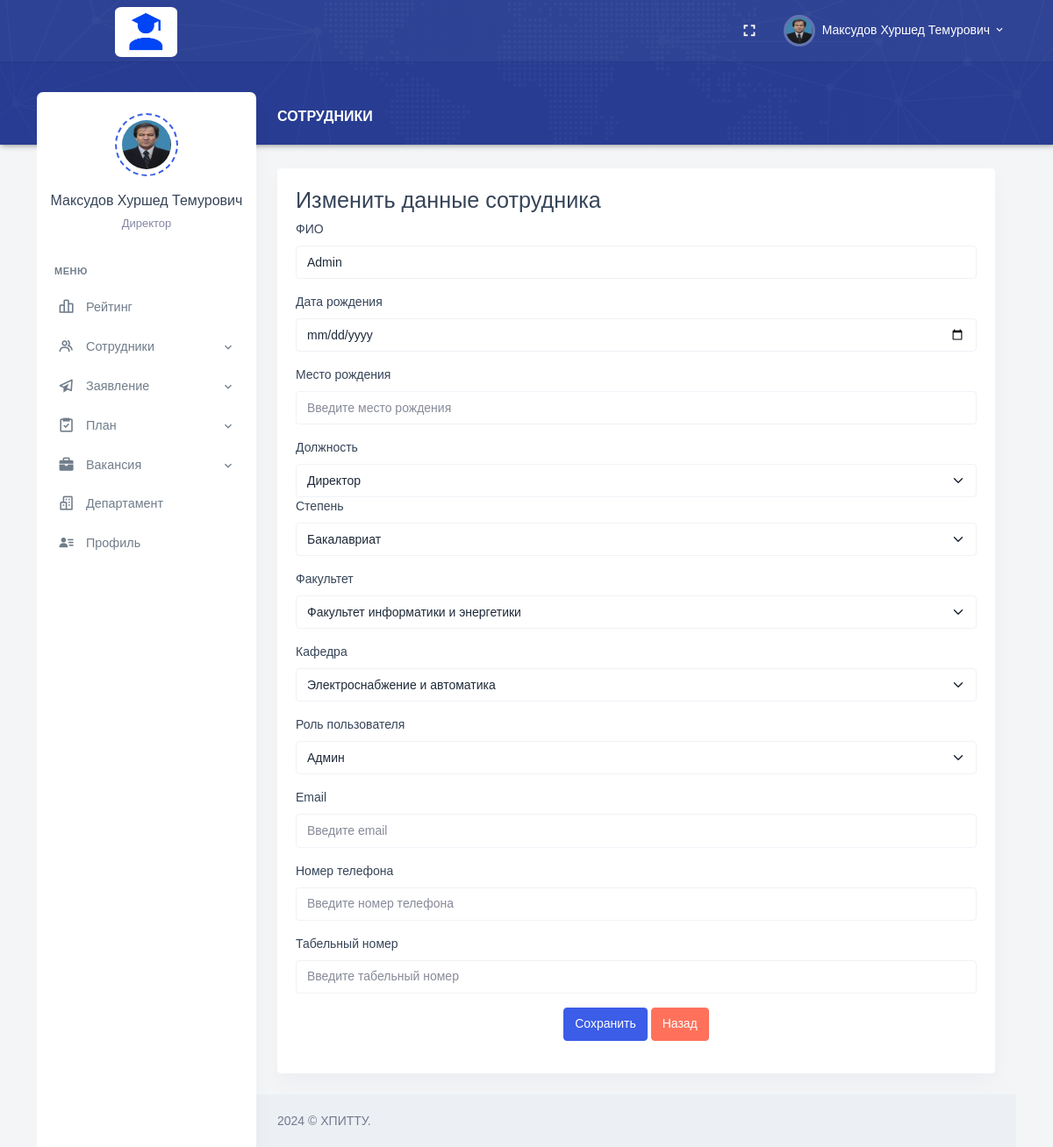
/Role/HR/update-employee.php?id=73 (signed in), run on an earlier commit of the app's database.
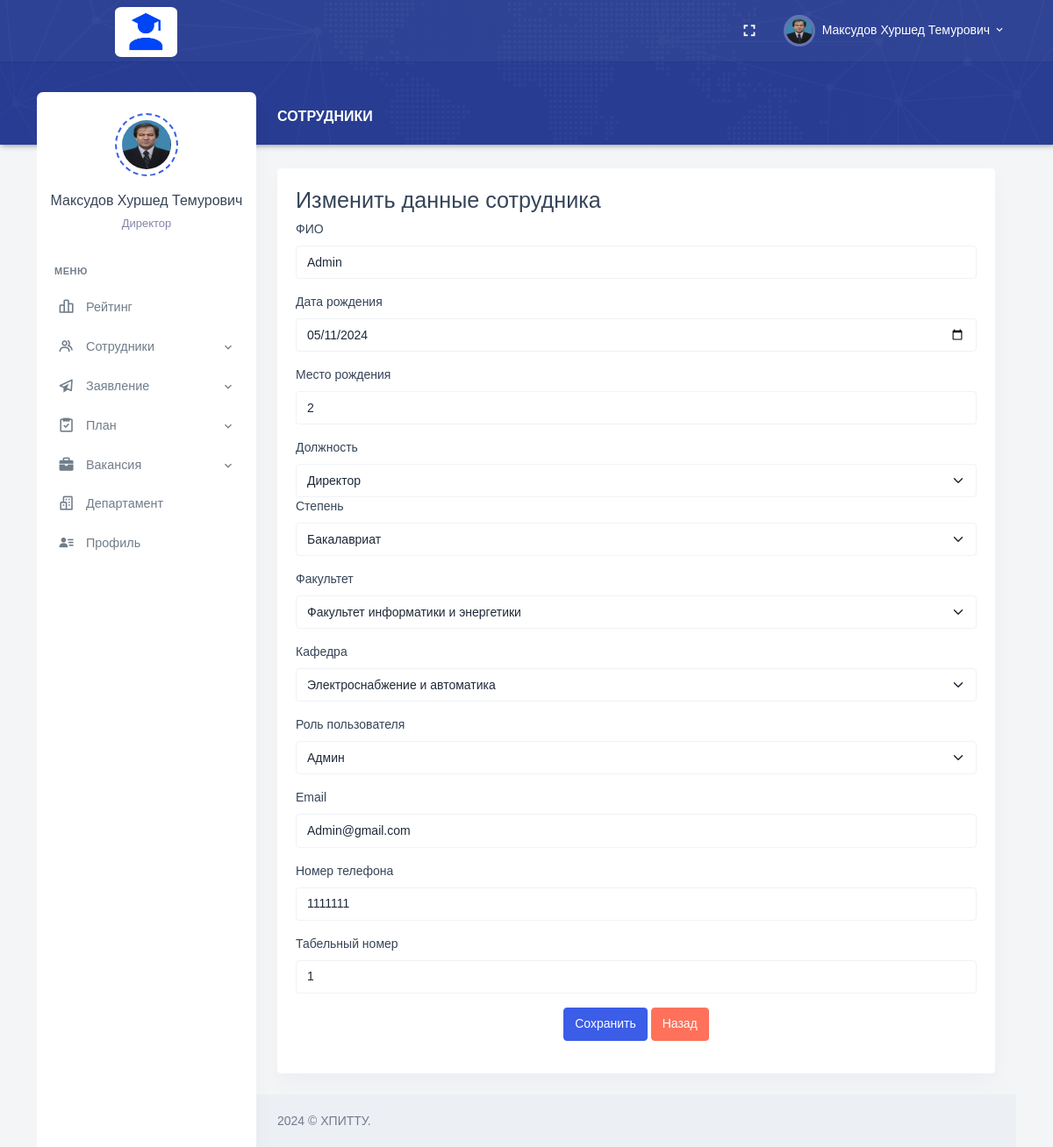
And on a later commit of the database.
### tables this page shows
CREATE TABLE `employees` (
  `Employee_Id` int NOT NULL AUTO_INCREMENT,
  `Full_Name` varchar(255) DEFAULT NULL,
  `Date_of_Birth` date DEFAULT NULL,
  `Place_of_Birth` varchar(255) DEFAULT NULL,
  `Position_Id` int DEFAULT NULL,
  `Degree_Id` int DEFAULT NULL,
  `Faculty_Id` int DEFAULT NULL,
  `Department_Id` int DEFAULT NULL,
  `User_Role_Id` int DEFAULT NULL,
  `Email` varchar(255) DEFAULT NULL,
  `Phone_Number` varchar(20) DEFAULT NULL,
  `Employee_Number` varchar(20) DEFAULT NULL,
  `Date_Added` date DEFAULT NULL,
  `Path_Photo` varchar(255) DEFAULT NULL,
  `Username` varchar(255) DEFAULT NULL,
  `Password` varchar(255) DEFAULT NULL,
  PRIMARY KEY (`Employee_Id`),
  KEY `Degree_Id` (`Degree_Id`),
  KEY `Faculty_Id` (`Faculty_Id`),
  KEY `Department_Id` (`Department_Id`),
  KEY `User_Role_Id` (`User_Role_Id`),
  KEY `employees_ibfk_1` (`Position_Id`),
  CONSTRAINT `employees_ibfk_1` FOREIGN KEY (`Position_Id`) REFERENCES `positions` (`Position_Id`) ON DELETE CASCADE ON UPDATE CASCADE,
  CONSTRAINT `employees_ibfk_2` FOREIGN KEY (`Degree_Id`) REFERENCES `degrees` (`Degree_Id`) ON DELETE CASCADE ON UPDATE CASCADE,
  CONSTRAINT `employees_ibfk_3` FOREIGN KEY (`Faculty_Id`) REFERENCES `faculties` (`Faculty_Id`) ON DELETE CASCADE ON UPDATE CASCADE,
  CONSTRAINT `employees_ibfk_4` FOREIGN KEY (`Department_Id`) REFERENCES `departments` (`Department_Id`) ON DELETE CASCADE ON UPDATE CASCADE,
  CONSTRAINT `employees_ibfk_5` FOREIGN KEY (`User_Role_Id`) REFERENCES `user_roles` (`User_Role_Id`) ON DELETE CASCADE ON UPDATE CASCADE
);

### Role/HR/update-employee.php (the view, shortened to what the changed rows need)
<?php
require_once "header.php";
require_once "conn.php";
if(isset($_GET['id'])) {
    $employeeId = $_GET['id'];
    $sql = "SELECT * FROM employees WHERE Employee_Id = $employeeId";
    $result = mysqli_query($conn, $sql);
    if(mysqli_num_rows($result) == 1) {
        $row = mysqli_fetch_assoc($result);
        $fullName = $row["Full_Name"];
        $dateOfBirth = $row["Date_of_Birth"];
        $placeOfBirth = $row["Place_of_Birth"];
        $email = $row["Email"];
        $phoneNumber = $row["Phone_Number"];
        $employeeNumber = $row["Employee_Number"];
    } else {
        echo "Сотрудник не найден.";
        header("Location: edit-employee.php");
        exit();
    }
} else {
    exit;
}
?>
<div class="main-content">
    <div class="page-content">
        <div class="row">
            <div class="col-lg-12">
                <div class="card">
                    <div class="card-body">
                        <form method="POST">
                            <div class="mb-3">
                                <label class="form-label">ФИО</label>
                                <input type="text" class="form-control mb-3" name="full_name"
                                    value="<?php echo isset($fullName) ? $fullName : ''; ?>" required
                                    placeholder="Введите ФИО">
                            </div>
                            <div class="mb-3">
                                <label class="form-label">Дата рождения</label>
                                <input type="date" class="form-control" name="date_of_birth"
                                    value="<?php echo $dateOfBirth; ?>" required>
                            </div>
                            <div class="mb-3">
                                <label class="form-label">Место рождения</label>
                                <input type="text" class="form-control" name="place_of_birth"
                                    value="<?php echo $placeOfBirth; ?>" required placeholder="Введите место рождения">
                            </div>
                            <div class="mb-3">
                            <div class="mb-3">
                                <label class="form-label">Email</label>
                                <input type="email" class="form-control" name="email" value="<?php echo $email; ?>"
                                    required placeholder="Введите email">
                            </div>
                            <div class="mb-3">
                                <label class="form-label">Номер телефона</label>
                                <input type="tel" class="form-control" name="phone_number"
                                    value="<?php echo $phoneNumber; ?>" required placeholder="Введите номер телефона">
                            </div>
                            <div class="mb-3">
                                <label class="form-label">Табельный номер</label>
                                <input type="text" class="form-control" name="employee_number"
                                    value="<?php echo $employeeNumber; ?>" required
                                    placeholder="Введите табельный номер">
                            </div>
                        </form>
                    </div>
                </div>
            </div>
        </div>
    </div>
    <?php
require_once "footer.php";
?>

What changed in the data, as far as the page shows it:
changed employees "Admin": date_of_birth (not shown) → "05/11/2024"; place_of_birth (not shown) → "2"; email (not shown) → "Admin@gmail.com"; phone_number (not shown) → "1111111"; employee_number (not shown) → "1"
